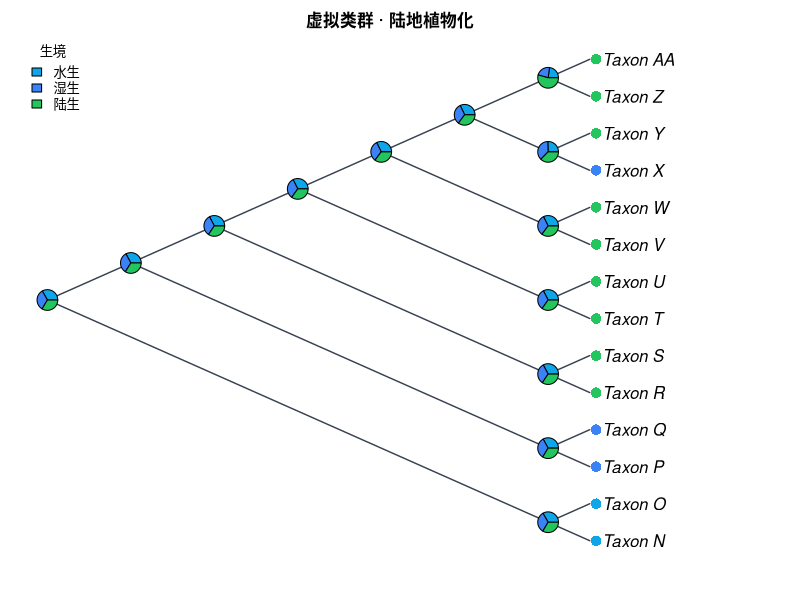

Write R code to recreate this figure.
#!/usr/bin/env Rscript
# CladeForge reproducible-analysis script
# Project : 虚拟类群 · 陆地植物化
# Format  : CladeForge project v0.1.0
#
# What this script reproduces, and what it does not:
#   REPRODUCED (same algorithms as the application):
#     * Sankoff parsimony with the project's step matrix (advisory baseline);
#     * equal-rates Mk ancestral-state reconstruction (pruning + up-pass), i.e.
#       the posterior probabilities the app reports.
#   APPROXIMATED:
#     * a PDF figure drawn from the same data — character-coloured tips,
#       posterior pies, legend — in the project's cladogram layout
#       (equal branch spacing, like the CladeForge cladogram (branch lengths ignored)). It is NOT a pixel copy of the on-screen figure: manual
#       node positions, collapsed clades, custom reticulation edges, era bands
#       and the interactive ladderising order are GUI state that ape does not
#       consume. The topology, tip labels, states and posteriors are identical;
#       the geometry is a same-data rendering.
#   Branch lengths: present, used as given.
# Run with: Rscript this_file.R   (install.packages("ape") if needed)

library(ape)

# The tree is assembled from vectors rather than parsed from Newick, so every
# label survives byte-exact even where ape's own reader would mangle it.
tree <- structure(
  list(
    edge = matrix(c(15, 16, 15, 17, 16, 1, 16, 2, 17, 18, 17, 19, 18, 3, 18, 4, 19, 20, 19, 21, 20, 5, 20, 6, 21, 22, 21, 23, 22, 7, 22, 8, 23, 24, 23, 25, 24, 9, 24, 10, 25, 26, 25, 27, 26, 11, 26, 12, 27, 13, 27, 14), ncol = 2, byrow = TRUE),
    edge.length = c(20, 50, 500, 500, 20, 40, 450, 450, 20, 30, 410, 410, 20, 30, 380, 380, 20, 30, 350, 350, 200, 210, 140, 140, 130, 130),
    Nnode = 13L,
    tip.label = c("Taxon_N", "Taxon_O", "Taxon_P", "Taxon_Q", "Taxon_R", "Taxon_S", "Taxon_T", "Taxon_U", "Taxon_V", "Taxon_W", "Taxon_X", "Taxon_Y", "Taxon_Z", "Taxon_AA"),
    node.label = c("Taxon_A", "Taxon_B", "Taxon_C", "Taxon_D", "Taxon_E", "Taxon_F", "Taxon_G", "Taxon_H", "Taxon_I", "Taxon_J", "Taxon_K", "Taxon_L", "Taxon_M")
  ),
  class = "phylo"
)

# Branch lengths, with an explicit unit-length fallback: a cladogram-only project
# serialises no lengths at all, and 1 / mean(NULL) would poison every
# transition probability below.
bl <- tree$edge.length
if (is.null(bl) || !any(is.finite(bl) & bl > 0)) {
  bl <- rep(1, nrow(tree$edge))
  cat("NOTE: the tree carries no usable branch lengths; Mk probabilities and the\n")
  cat("      figure use unit (equal) branch lengths, i.e. topology-only inference.\n\n")
}

# Equal-rates Mk rate: one expected substitution per mean branch, so the
# transition probabilities are invariant to the tree's absolute scale. Every
# length above is already resolved the way the application resolves it (a
# recorded 0 is a real zero; unset / negative / non-finite became 1), so the mean
# runs over ALL of them — filtering here would drop zero-length and unmeasured
# edges from the average and make this script reconstruct at a different rate
# than the application reports. Deriving it from the fallback-protected bl
# above is what keeps the rate finite for a cladogram-only project.
rate <- 1 / mean(bl)


characters <- list(
  list(
    name = "生境",
    type = "discrete",
    states = c("水生", "湿生", "陆生"),
    colors = c("#0ea5e9", "#3b82f6", "#22c55e"),
    cost = NULL,
    tips = c("Taxon_N" = "水生", "Taxon_O" = "水生", "Taxon_P" = "湿生", "Taxon_Q" = "湿生", "Taxon_R" = "陆生", "Taxon_S" = "陆生", "Taxon_T" = "陆生", "Taxon_U" = "陆生", "Taxon_V" = "陆生", "Taxon_W" = "陆生", "Taxon_X" = "湿生", "Taxon_Y" = "陆生", "Taxon_Z" = "陆生", "Taxon_AA" = "陆生")
  ),
  list(
    name = "维管组织",
    type = "discrete",
    states = c("无", "有"),
    colors = c("#9ca3af", "#7c3aed"),
    cost = NULL,
    tips = c("Taxon_N" = "无", "Taxon_O" = "无", "Taxon_P" = "无", "Taxon_Q" = "无", "Taxon_R" = "有", "Taxon_S" = "有", "Taxon_T" = "有", "Taxon_U" = "有", "Taxon_V" = "有", "Taxon_W" = "有", "Taxon_X" = "有", "Taxon_Y" = "有", "Taxon_Z" = "有", "Taxon_AA" = "有")
  ),
  list(
    name = "种子",
    type = "discrete",
    states = c("无（孢子繁殖）", "有"),
    colors = c("#9ca3af", "#dc2626"),
    cost = NULL,
    tips = c("Taxon_N" = "无（孢子繁殖）", "Taxon_O" = "无（孢子繁殖）", "Taxon_P" = "无（孢子繁殖）", "Taxon_Q" = "无（孢子繁殖）", "Taxon_R" = "无（孢子繁殖）", "Taxon_S" = "无（孢子繁殖）", "Taxon_T" = "无（孢子繁殖）", "Taxon_U" = "无（孢子繁殖）", "Taxon_V" = "有", "Taxon_W" = "有", "Taxon_X" = "有", "Taxon_Y" = "有", "Taxon_Z" = "有", "Taxon_AA" = "有")
  )
)

# --- helpers ----------------------------------------------------------------

## Equal-rates (ER) Mk transition matrix P(t): the same closed form used by
## CladeForge's inference assistant. The rate is scaled by the mean branch
## length so probabilities are invariant to the tree's absolute scale.
p_er <- function(t, k, rate) {
  e <- exp(-k * rate * t)
  P <- matrix(1 / k, k, k) - (1 / k) * e
  diag(P) <- 1 / k + ((k - 1) / k) * e
  P
}

## Sankoff parsimony down/up pass. 'cost' is k x k; tips absent from tip_states
## are treated as missing data.
sankoff <- function(tree, tip_states, states, cost) {
  ntip <- length(tree$tip.label)
  k <- length(states)
  sidx <- setNames(seq_len(k), states)
  x <- sidx[tip_states[tree$tip.label]]
  parent <- tree$edge[, 1]
  child <- tree$edge[, 2]
  kids <- split(child, parent)
  root <- setdiff(unique(parent), unique(child))
  g <- matrix(0, nrow = ntip + tree$Nnode, ncol = k)
  rownames(g) <- as.character(seq_len(ntip + tree$Nnode))
  ## Down-pass: internal node indices decrease from root, so descending order
  ## visits children before parents.
  for (v in sort(as.integer(names(kids)), decreasing = TRUE)) {
    for (i in seq_len(k)) {
      total <- 0
      for (ch in kids[[as.character(v)]]) {
        if (ch <= ntip) {
          xi <- x[[ch]]
          if (is.na(xi)) next
          total <- total + min(cost[i, ] + ifelse(seq_len(k) == xi, 0, Inf))
        } else {
          total <- total + min(cost[i, ] + g[as.character(ch), ])
        }
      }
      g[as.character(v), i] <- total
    }
  }
  ## Up-pass: assign each node a state minimising cost given its parent.
  node_state <- integer(ntip + tree$Nnode)
  walk <- function(v, parent_state) {
    base <- if (parent_state == 0L) rep(0, k) else cost[parent_state, ]
    scores <- base + g[as.character(v), ]
    best <- which.min(scores)
    node_state[v] <<- best
    for (ch in kids[[as.character(v)]]) {
      if (ch > ntip) walk(ch, best)
    }
  }
  walk(root, 0L)
  list(cost = min(g[as.character(root), ]),
       states = node_state, k = k)
}

## Equal-rates Mk marginal ancestral reconstruction: Felsenstein pruning
## (down-pass) + parent/sibling up-pass, normal space. Uses the script-level
## 'bl' (which already falls back to unit lengths when the tree has none) and the
## script-level 'rate' (= 1 / mean usable branch length); both are bound before
## this function is ever called. For very large or very unbalanced trees prefer
## log-space implementations (phangorn::ace, phytools).
mk_asr <- function(tree, tip_states, states) {
  ntip <- length(tree$tip.label)
  k <- length(states)
  sidx <- setNames(seq_len(k), states)
  x <- sidx[tip_states[tree$tip.label]]
  parent <- tree$edge[, 1]
  child <- tree$edge[, 2]
  kids <- split(seq_along(child), parent)  # edge-row indices per parent
  root <- setdiff(unique(parent), unique(child))
  L <- matrix(1, nrow = ntip + tree$Nnode, ncol = k)
  rownames(L) <- as.character(seq_len(ntip + tree$Nnode))
  for (v in sort(as.integer(names(kids)), decreasing = TRUE)) {
    rows <- kids[[as.character(v)]]
    vec <- rep(1, k)
    for (r in rows) {
      ch <- child[r]
      m <- if (ch <= ntip) {
        xi <- x[[ch]]
        if (is.na(xi)) rep(1, k) else as.numeric(seq_len(k) == xi)
      } else L[as.character(ch), ]
      vec <- vec * (p_er(bl[r], k, rate) %*% m)
    }
    s <- sum(vec)
    L[as.character(v), ] <- if (s > 0) vec / s else rep(1 / k, k)
  }
  G <- matrix(1 / k, nrow = ntip + tree$Nnode, ncol = k)
  rownames(G) <- rownames(L)
  for (v in sort(as.integer(names(kids)))) {
    rows <- kids[[as.character(v)]]
    for (r in rows) {
      ch <- child[r]
      if (ch <= ntip) next
      sib_msg <- rep(1, k)
      for (r2 in rows) {
        ch2 <- child[r2]
        if (ch2 == ch) next
        m2 <- if (ch2 <= ntip) {
          xi <- x[[ch2]]
          if (is.na(xi)) rep(1, k) else as.numeric(seq_len(k) == xi)
        } else L[as.character(ch2), ]
        sib_msg <- sib_msg * (p_er(bl[r2], k, rate) %*% m2)
      }
      G[as.character(ch), ] <- p_er(bl[r], k, rate) %*% (G[as.character(v), ] * sib_msg)
      G[as.character(ch), ] <- G[as.character(ch), ] / sum(G[as.character(ch), ])
    }
  }
  post <- L * G
  post <- post / rowSums(post)
  list(posterior = post)
}

# --- analysis ---------------------------------------------------------------

cat("CladeForge reproducible analysis\n")
cat("Tree:", Ntip(tree), "tips,", tree$Nnode, "internal nodes\n\n")

internal_nodes <- (length(tree$tip.label) + 1):(length(tree$tip.label) + tree$Nnode)

for (ch in characters) {
  cat("== Character:", ch$name, "==\n")
  if (ch$type != "discrete" || length(ch$states) < 2) {
    cat("   continuous or single-state: exported as data only\n\n")
    next
  }
  scored <- ch$tips[names(ch$tips) %in% tree$tip.label]
  cost <- ch$cost
  if (is.null(cost)) {
    k <- length(ch$states)
    cost <- matrix(1, k, k); diag(cost) <- 0
  }
  sp <- sankoff(tree, scored, ch$states, cost)
  cat(sprintf("   Sankoff minimum cost: %g (step-matrix units)\n", sp$cost))
  asr <- mk_asr(tree, scored, ch$states)
  cat("   Mk posterior at each internal node (states:",
      paste(ch$states, collapse = " / "), ")\n")
  print(round(asr$posterior[as.character(internal_nodes), , drop = FALSE], 3))
  cat("\n")
}

# --- figure -----------------------------------------------------------------
# A same-data rendering of the GUI figure: character-coloured tips (first
# discrete character) + posterior pies at internal nodes + auto legend, in the
# layout the project is displayed as. Manual positions / collapsed clades /
# custom edges / era bands are GUI-only and are not reproduced here.

discrete <- Filter(function(ch) ch$type == "discrete" && length(ch$states) >= 2, characters)

# cairo_pdf renders unicode labels reliably; use pdf() if cairo is unavailable.
cairo_pdf("cladeforge_reconstruction.pdf", width = 9, height = 7)
par(mar = c(2, 1, 2, 2), xpd = NA)
cat("Figure layout: type = cladogram, use.edge.length = FALSE",
    "(equal branch spacing, like the CladeForge cladogram (branch lengths ignored))\n")
plot(tree, type = "cladogram", use.edge.length = FALSE,
     show.tip.label = TRUE,
     label.offset = 0.3,
     edge.color = "#374151", edge.width = 1.4)
title(main = "虚拟类群 · 陆地植物化", cex.main = 1.0)

if (length(discrete) > 0) {
  main <- discrete[[1]]
  scored <- main$tips[names(main$tips) %in% tree$tip.label]
  k <- length(main$states)
  cost <- main$cost
  if (is.null(cost)) { cost <- matrix(1, k, k); diag(cost) <- 0 }

  tip_col <- rep("#6b7280", Ntip(tree))
  names(tip_col) <- tree$tip.label
  for (lab in names(scored)) tip_col[[lab]] <- main$colors[[match(scored[[lab]], main$states)]]
  tiplabels(pch = 16, col = tip_col, cex = 1.4, offset = 0.15)

  asr <- mk_asr(tree, scored, main$states)
  nodelabels(node = internal_nodes, pie = asr$posterior[as.character(internal_nodes), , drop = FALSE],
             piecol = main$colors, cex = 0.7)
  legend("topleft", legend = main$states, fill = main$colors,
         title = main$name, bty = "n", cex = 0.8)
}

dev.off()

cat("Wrote cladeforge_reconstruction.pdf\n")
